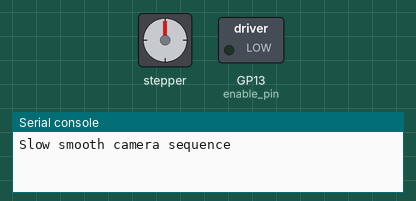
Bench run of a program on a simulated Raspberry Pi Pico running MicroPython. Shown: stepper motor, switched loads named in the program (green lamp = pin HIGH), the last lines printed to the serial console. Pins used as bus, display or sensor lines are not drawn.

Above: at 0.1 s.
At 5.17 s:
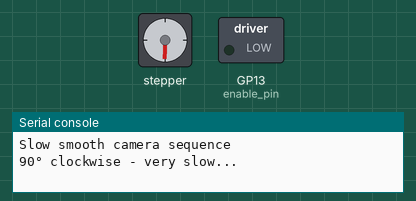
At 10.1 s:
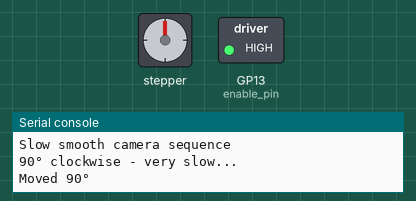
At 39.58 s:
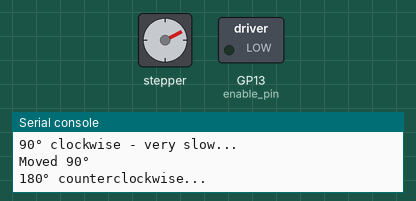
Timing chart, 0 to 40.0 s (numbered marks = the images above):
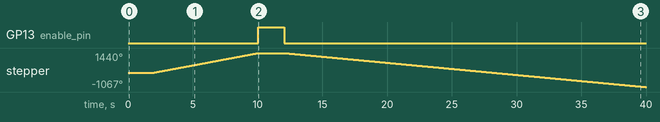

Measured:
- by itself, GP13 (enable_pin): LOW → HIGH at 10.1 s, → LOW 2.0 s later
- by itself, stepper: turns 1440° clockwise in 8.0 s, then 2507° counter-clockwise in 27.9 s

The program:

stepperTMC2208-2209.py
```python
## using TMC2208/2209

## https://a.pololu-files.com/picture/0J4232.1200.png?f2f6269e0a80c41f0a5147915106aa55

# POWER:
# 12V → VMOT
# GND → GND
# Pico GND → TMC GND
#
# CONTROL:
# Pico GP14 → TMC STEP
# Pico GP15 → TMC DIR
# Pico GP13 → TMC EN (enable)
#
# MICROSTEPPING (hardware pins):
# MS1 → GND or 3.3V
# MS2 → GND or 3.3V
# (See table below)
#
# MOTOR:
# Motor coils → B2, B1, A1, A2

# MS1   MS2  | Resolution
# ------------|------------------
# GND   GND  | 1/8 step (default)
# 3V3   GND  | 1/2 step
# GND   3V3  | 1/4 step
# 3V3   3V3  | 1/16 step

from machine import Pin
from time import sleep, sleep_us

step = Pin(14, Pin.OUT)
dir_pin = Pin(15, Pin.OUT)
enable_pin = Pin(13, Pin.OUT)

MICROSTEPS = 16  # Change from 32 to 16
STEPS_PER_REV = 200 * MICROSTEPS  # Now 3200
STEPS_PER_DEGREE = STEPS_PER_REV / 360

def motor_on():
    enable_pin.value(0)
    sleep(0.01)

def motor_off():
    enable_pin.value(1)

def move_degrees(degrees, speed_us=500):
    """Simple slow smooth movement"""
    steps = int(abs(degrees) * STEPS_PER_DEGREE)
    dir_pin.value(1 if degrees > 0 else 0)

    motor_on()

    for _ in range(steps):
        step.value(1)
        sleep_us(speed_us)
        step.value(0)
        sleep_us(speed_us)

    motor_off()
    print(f"Moved {degrees}°")

print("Slow smooth camera sequence")
sleep(2)

print("90° clockwise - very slow...")
move_degrees(90, 5000)  # Higher = slower, smoother
sleep(2)

print("180° counterclockwise...")
move_degrees(-180, 10000)
sleep(2)

print("90° back to center...")
move_degrees(90, 100)

print("Complete!")
```
